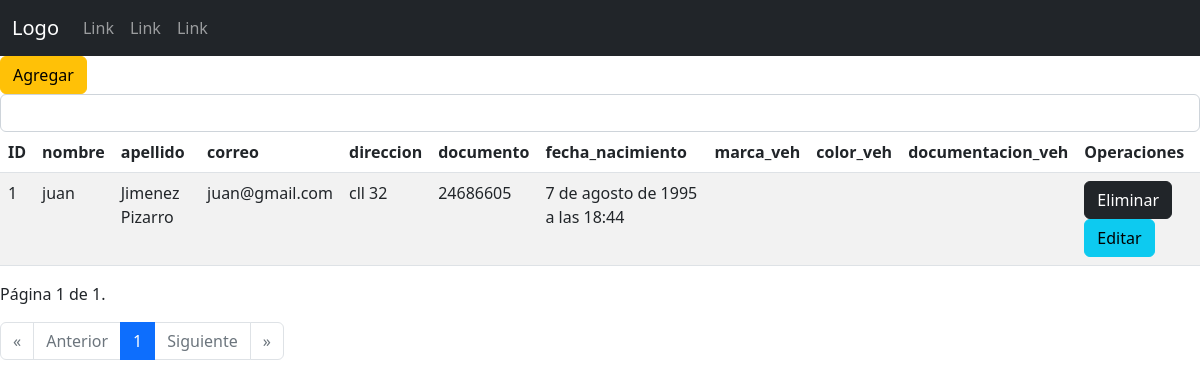
/transportes/listarProveedores/, run on an earlier commit of the app's database.
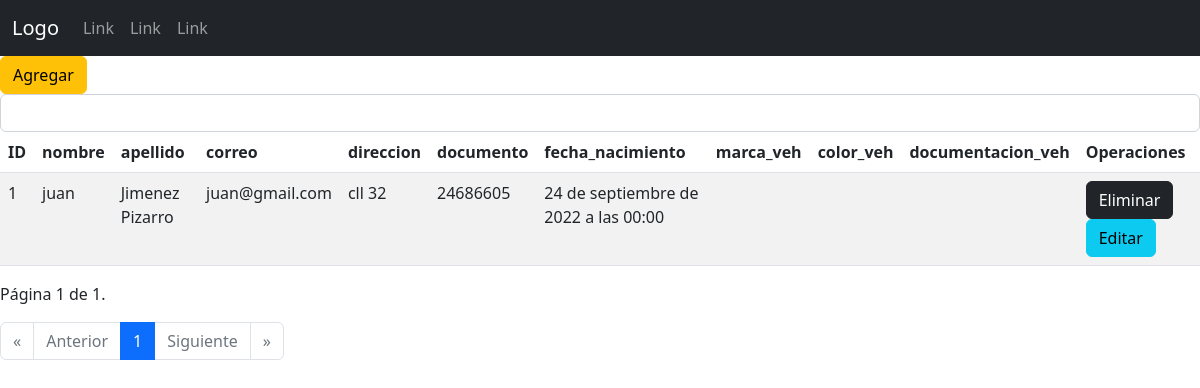
And on a later commit of the database.
### transportesEscolaresSena/models.py (models this page shows, shortened)
class Proveedores(models.Model):
    nombre = models.CharField(max_length= 100)
    apellido = models.CharField(max_length= 100)
    correo = models.EmailField(max_length= 250, null=True, blank=True)
    direccion = models.CharField(max_length= 100)
    documento = models.IntegerField()
    fecha_nacimiento = models.DateTimeField()

### transportesEscolaresSena/views.py (the view)
# urls.py: path('listarProveedores/', views.listarProveedores, name = "listarProveedores"),
def listarProveedores(request):
    r = Proveedores.objects.all()
    paginator = Paginator(r, 3) # Mostrar 3 registros por página...
    page_number = request.GET.get('page')
    r = paginator.get_page(page_number)
    contextoR = {'datosR': r}
    return render(request, 'transportes/login/proveedores/listarProveedores.html', contextoR)

### transportesEscolaresSena/templates/transportes/login/proveedores/listarProveedores.html (shortened to what this page needs)
{%extends "transportes/index.html"%}
{% load static %}
    {%block contenedor%}
    <a class="btn btn-warning" href="{% url 'transportes:registrarProveedores' %}">Agregar</a>
    {%if datosR%}
        <form class="d-flex" role="search" action="{% url 'transportes:buscarProveedores' %}" method="post">
            <input onkeyup="buscarProducto('{% url 'transportes:buscarProveedores' %}');" class="form-control" type="search" name="buscar" id="buscar">
        </form>
        <div id="respuesta">
        <table class="table table-striped">
            <thead>
                <tr>
                    <th>ID</th>
                    <th>nombre</th>
                    <th>apellido</th>
                    <th>correo</th>
                    <th>direccion</th>
                    <th>documento</th>
                    <th>fecha_nacimiento</th>
                    <th>marca_veh</th>
                    <th>color_veh</th>
                    <th>documentacion_veh</th>
                    <th>Operaciones</th>
                </tr>
            </thead>
            <tbody>
                {%for t in datosR %}
                <tr>
                    <td>{{t.id}}</td>
                    <td>{{t.nombre}}</td>
                    <td>{{t.apellido}}</td>
                    <td>{{t.correo}}</td>
                    <td>{{t.direccion}}</td>
                    <td>{{t.documento}}</td>
                    <td>{{t.fecha_nacimiento}}</td>
                    <td>{{t.marca_veh}}</td>
                    <td>{{t.color_veh}}</td>
                    <td>{{t.documentacion_veh}}</td>
                    <td>
                        <div class="d-grid gap-2 d-md-block">
                            <a class="btn btn-dark" href="{% url 'transportes:eliminarProveedores' t.id %}">Eliminar</a>
                            <a class="btn btn-info" href="{% url 'transportes:formularioEditarProveedores' t.id %}">Editar</a>
                        </div>
                    </td>
                </tr>
                {%endfor%}
            </tbody>
        </table>
        <p>Página {{ datosR.number }} de {{ datosR.paginator.num_pages }}.</p>
        <nav aria-label="...">
            <ul class="pagination">
              <li class="page-item {% if not datosR.has_previous %}disabled{% endif %}">
                <a class="page-link" href="?page=1">&laquo;</a>
              </li>
              <li class="page-item {% if not datosR.has_previous %}disabled{% endif %}">
                <a class="page-link" {% if datosR.has_previous %}href="?page={{ datosR.previous_page_number }}"{% endif %}>Anterior</a>
              </li>
                {% for i in "x"|rjust:datosR.paginator.num_pages|make_list %}
                    <li class="page-item {% if forloop.counter == datosR.number %}active{% endif %}" aria-current="page">
                        <a class="page-link" href="?page={{ forloop.counter }}">{{ forloop.counter }}</a>
                    </li>
                {% endfor %}
              <li class="page-item {% if not datosR.has_next %}disabled{% endif %}">
                <a class="page-link" {% if datosR.has_next %}href="?page={{ datosR.next_page_number }}"{% endif %}>Siguiente</a>
              </li>
              <li class="page-item {% if not datosR.has_next %}disabled{% endif %}">
                <a class="page-link" {% if datosR.has_next %}href="?page={{ datosR.paginator.num_pages }}"{% endif %}>&raquo;</a>
              </li>
            </ul>
          </nav>
    {%else%}
        No hay datos...
    {%endif%}
    {%endblock%}

What changed in the data, as far as the page shows it:
changed Proveedores "juan": fecha_nacimiento "7 de agosto de 1995 a las 18:44" → "24 de septiembre de 2022 a las 00:00"
